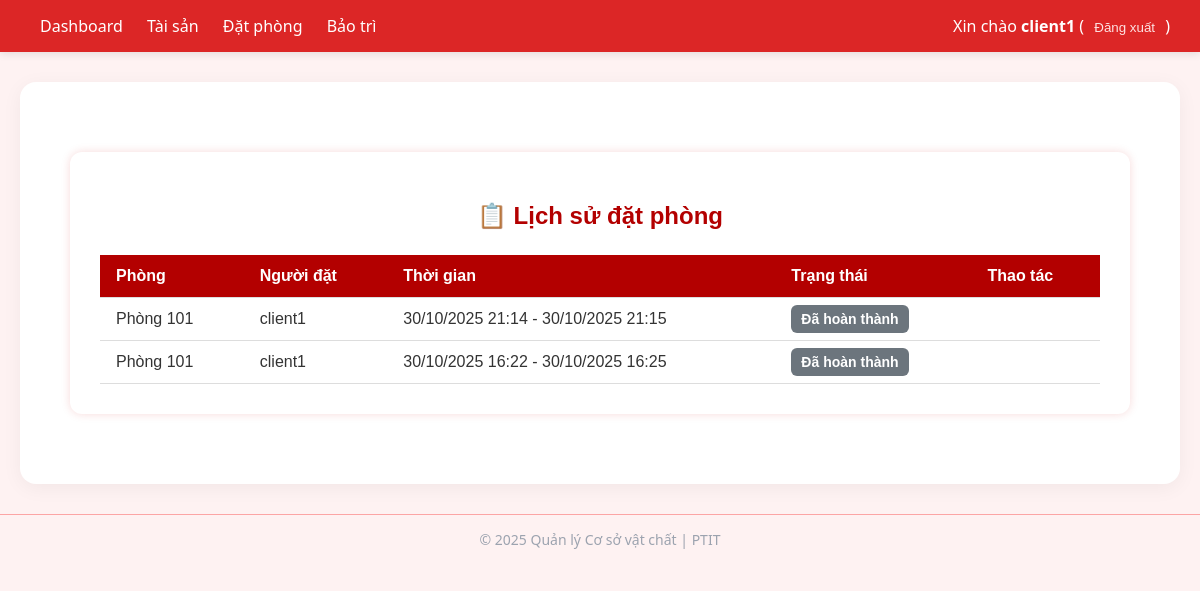
/bookings/ (signed in), run on the app's committed database.
### core/models.py (models this page shows, shortened)
class RoomBooking(models.Model):
    STATUS_PENDING = 'pending'
    STATUS_APPROVED = 'approved'
    STATUS_REJECTED = 'rejected'
    STATUS_COMPLETED = 'completed'
    STATUS_CHOICES = [
        (STATUS_PENDING, 'Chờ duyệt'),
        (STATUS_APPROVED, 'Đã duyệt'),
        (STATUS_REJECTED, 'Đã từ chối'),
        (STATUS_COMPLETED, 'Đã hoàn thành'),
    ]
    room = models.ForeignKey(Room, on_delete=models.CASCADE, related_name='bookings')
    user = models.ForeignKey(settings.AUTH_USER_MODEL, on_delete=models.CASCADE, related_name='room_bookings')
    purpose = models.TextField('Mục đích sử dụng')
    start_time = models.DateTimeField('Thời gian bắt đầu')
    end_time = models.DateTimeField('Thời gian kết thúc')
    status = models.CharField(
        max_length=10,
        choices=STATUS_CHOICES,
        default=STATUS_PENDING
    )
    created_at = models.DateTimeField(auto_now_add=True)
    updated_at = models.DateTimeField(auto_now=True)
    class Meta:
        ordering = ['-created_at']

class Room(models.Model):
    ROOM_READY = 'ready'
    ROOM_OCCUPIED = 'occupied'
    ROOM_MAINTENANCE = 'maintenance'
    ROOM_STATUS_CHOICES = [
        (ROOM_READY, 'Sẵn sàng'),
        (ROOM_OCCUPIED, 'Đang được sử dụng'),
        (ROOM_MAINTENANCE, 'Đang sửa chữa'),
    ]
    floor = models.ForeignKey(Floor, on_delete=models.CASCADE, related_name='rooms')
    code = models.CharField(max_length=50)
    name = models.CharField(max_length=200, blank=True)
    status = models.CharField(
        max_length=15,
        choices=ROOM_STATUS_CHOICES,
        default=ROOM_READY
    )
    class Meta:
        unique_together = ('floor', 'code')

### core/views.py (the view)
# urls.py: path('bookings/', views.room_booking_list, name='room_booking_list'),
@login_required
def room_booking_list(request):
    if request.user.is_superuser:
        bookings = RoomBooking.objects.all().select_related('room', 'user')
    else:
        bookings = RoomBooking.objects.filter(user=request.user).select_related('room', 'user')
    return render(request, 'core/room_booking_list.html', {
        'bookings': bookings
    })

### templates/core/room_booking_list.html (shortened to what this page needs)
{% extends 'core/base.html' %}
{% block content %}
<div class="history-container">
  <h2>📋 Lịch sử đặt phòng</h2>
  <table>
    <thead>
      <tr>
        <th>Phòng</th>
        <th>Người đặt</th>
        <th>Thời gian</th>
        <th>Trạng thái</th>
        <th>Thao tác</th>
      </tr>
    </thead>
    <tbody>
      {% for booking in bookings %}
      <tr>
        <td>{{ booking.room.name }}</td>
        <td>{{ booking.user.username }}</td>
        <td>{{ booking.start_time|date:"d/m/Y H:i" }} - {{ booking.end_time|date:"d/m/Y H:i" }}</td>
        <td>
          <span class="badge
            {% if booking.status == 'approved' %}bg-success
            {% elif booking.status == 'pending' %}bg-warning
            {% elif booking.status == 'rejected' %}bg-danger
            {% else %}bg-secondary{% endif %}">
            {{ booking.get_status_display }}
          </span>
        </td>
        <td>
        </td>
      </tr>
      {% empty %}
      <tr><td colspan="5" style="text-align:center; color:#777;">Không có lịch sử đặt phòng</td></tr>
      {% endfor %}
    </tbody>
  </table>
</div>
{% endblock %}

### templates/core/base.html (shortened to what this page needs)
<!doctype html>
<html lang="vi">
  <head>
    <link rel="stylesheet" href="https://cdnjs.cloudflare.com/ajax/libs/mini.css/3.0.1/mini-default.min.css">
  </head>
  <body>
    <header>
      <div class="nav-links">
        <a href="{% url 'dashboard' %}">Dashboard</a>
        <a href="{% url 'asset_hierarchy' %}">Tài sản</a>
        <a href="{% url 'room_booking_list' %}">Đặt phòng</a>
        <a href="{% url 'maintenance_list' %}">Bảo trì</a>
      </div>
      <div class="user-info">
        {% if user.is_authenticated %}
          Xin chào <strong>{{ user.username }}</strong> (
          <form method="post" action="{% url 'logout' %}" style="display:inline">
            <button type="submit">Đăng xuất</button>
          </form>
          )
        {% else %}
          <a href="{% url 'login' %}">Đăng nhập</a>
        {% endif %}
      </div>
    </header>
    <main class="container">
      {% block content %}{% endblock %}
    </main>
    <footer>
      © 2025 Quản lý Cơ sở vật chất | PTIT
    </footer>
  </body>
</html>

### templates/core/base.html (style rules this page uses)
body { background: #fef2f2; font-family: "Segoe UI", Roboto, sans-serif; margin: 0; color: #333; }
header { background: #dc2626; color: white; padding: 15px 30px; display: flex; align-items: center; justify-content: space-between; box-shadow: 0 2px 8px rgba(0,0,0,0.1); }
header a { color: white; text-decoration: none; font-weight: 500; margin: 0 10px; transition: color 0.3s; }
header form button { color: #fee2e2; font-weight: 500; border: none; background: none; cursor: pointer; transition: color 0.3s; }
main.container { max-width: 1100px; margin: 30px auto; background: white; padding: 30px; border-radius: 16px; box-shadow: 0 4px 20px rgba(0,0,0,0.05); animation: fadeIn 0.4s ease-in-out; }
h1, h2, h3 { color: #991b1b; }
footer { text-align: center; padding: 15px; color: #9ca3af; font-size: 14px; background: #fef2f2; border-top: 1px solid #fca5a5; }

### templates/core/room_booking_list.html (style rules this page uses)
.history-container { background-color: #fff; padding: 30px; border-radius: 12px; box-shadow: 0 0 10px rgba(200, 0, 0, 0.15); max-width: 1000px; margin: 40px auto; font-family: Arial, sans-serif; }
h2 { color: #b30000; text-align: center; margin-bottom: 25px; }
table { width: 100%; border-collapse: collapse; }
th, td { padding: 12px 16px; border-bottom: 1px solid #ddd; text-align: left; }
th { background-color: #b30000; color: white; }
.badge { padding: 6px 10px; border-radius: 6px; color: #fff; font-size: 14px; font-weight: bold; }
.bg-secondary { background-color: #6c757d; }

### data on the page
RoomBooking: room.name "Phòng 101", user.username "client1", start_time "30/10/2025 21:14", end_time "30/10/2025 21:15", status "Đã hoàn thành"
RoomBooking: room.name "Phòng 101", user.username "client1", start_time "30/10/2025 16:22", end_time "30/10/2025 16:25", status "Đã hoàn thành"

### other printed values
{{ user.username }} "client1"
